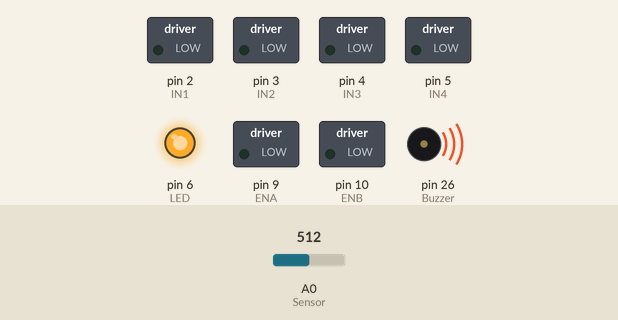
This sketch was run on a simulated Arduino Mega 2560, built with avr-gcc and run on an emulated ATmega2560. Shown: switched loads named in the sketch (green lamp = pin HIGH), output pins drawn as LEDs (lit = HIGH), buzzer (waves = sounding, pin HIGH). The test bench sets the inputs (shaded band); at power-on: A0 (Sensor) = 512. What the sketch prints to the serial monitor is not drawn.

Above: at 1.8 s.
1.9 s: A0 (Sensor) set to 132
3.4 s: A0 (Sensor) set to 111
Timing chart, 0 to 6.4 s (numbered marks = the images above; inputs shaded):
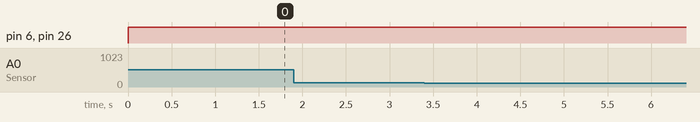

Measured:
- after the input at 1.9 s, every drawn part: stays the same
- after the input at 3.4 s, every drawn part: stays the same

The sketch:

Exp18.ino
```cpp
#define LED 6
#define Buzzer 26
#define ENA 9     // Enable of Motor A
#define ENB 10    // Enable of Motor B
#define IN1 2     // Input 1 of Motor A
#define IN2 3     // Input 2 of Motor A
#define IN3 4     // Input 1 of Motor B
#define IN4 5     // Input 2 of Motor B


#define Sensor A0 // Define the gas sensor input pin

void setup() {
  Serial.begin(9600);        // Set the baud rate for serial monitor


  // Set pin modes
  pinMode(LED, OUTPUT);
  pinMode(Buzzer, OUTPUT);
  pinMode(IN1, OUTPUT);
  pinMode(IN2, OUTPUT);
  pinMode(IN3, OUTPUT);
  pinMode(IN4, OUTPUT);
  pinMode(ENA, OUTPUT);
  pinMode(ENB, OUTPUT);

  // Initially stop the motors
  stopMotors();
}

void loop() {
  // Read gas sensor value
  int value = analogRead(Sensor);
  Serial.print("Gas Sensor Value: ");
  Serial.println(value);

  // Gas detection condition
  if (value > 120) {
    digitalWrite(LED, HIGH);
    digitalWrite(Buzzer, HIGH);
    stopMotors();
    Serial.println("Gas Detected! Robot Stopped.");
    Serial.println("Emergency: Gas Detected! Robot Stopped.");
  } else {
    // Check for Bluetooth commands if no gas is detected
    if (Serial.available() > 0) {
      char command = Serial.read();

      // Forward command 'F'
      if (command == 'F') {
        Serial.println("Command: Move Forward");
        moveForward();
        Serial.println("Robot is moving forward.");
      }

      // Stop command 'S'
      if (command == 'S') {
        Serial.println("Command: Stop");
        stopMotors();
        Serial.println("Robot Stopped by User.");
      }
    }
  }

  delay(1000); // Add delay to reduce serial prints
}

// Function to move the robot forward
void moveForward() {
  digitalWrite(IN1, HIGH);
  digitalWrite(IN2, LOW);
  digitalWrite(IN3, HIGH);
  digitalWrite(IN4, LOW);
  analogWrite(ENA, 150); // Adjust the PWM value for motor A speed
  analogWrite(ENB, 150); // Adjust the PWM value for motor B speed
}

// Function to stop the robot
void stopMotors() {
  digitalWrite(IN1, LOW);
  digitalWrite(IN2, LOW);
  digitalWrite(IN3, LOW);
  digitalWrite(IN4, LOW);
  analogWrite(ENA, 0);  // Stop motor A
  analogWrite(ENB, 0);  // Stop motor B
}
```
